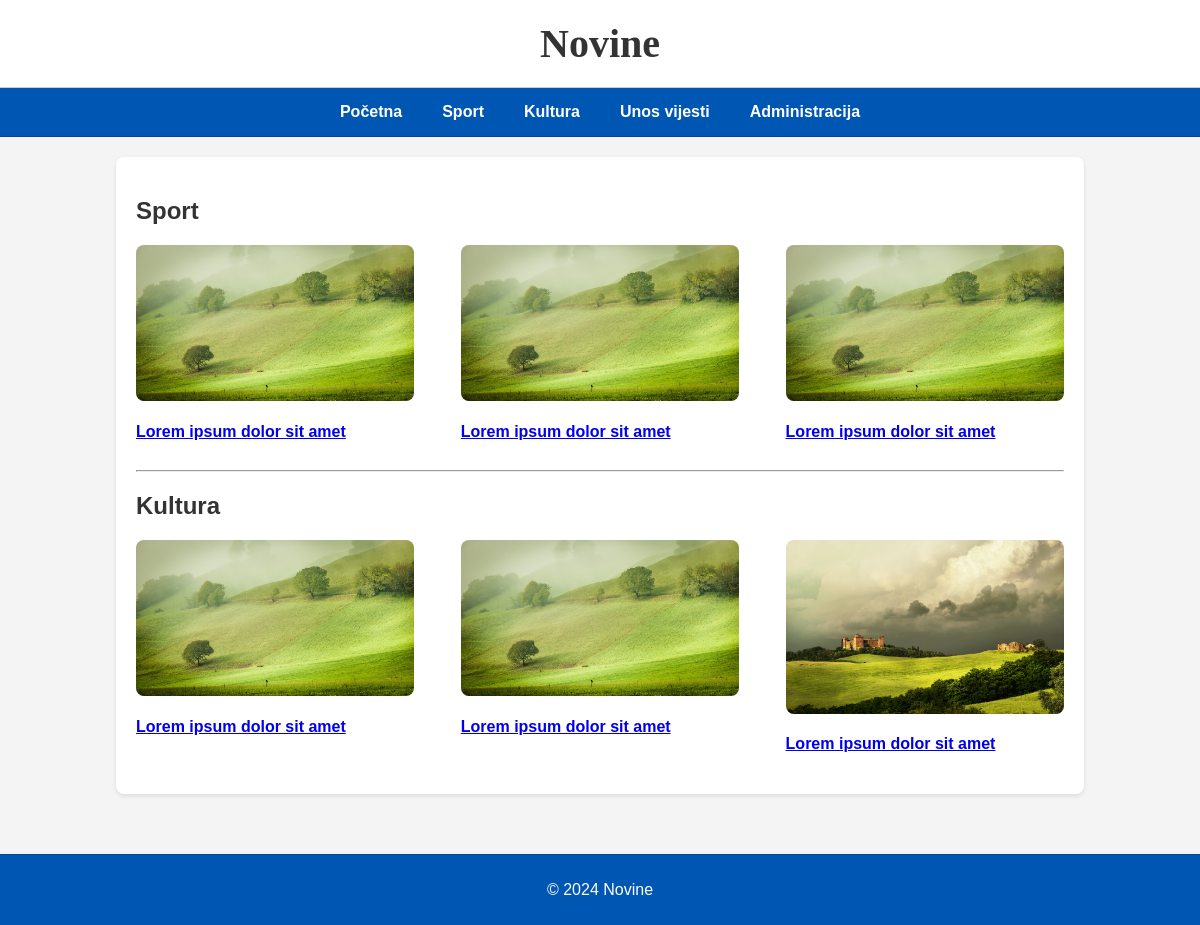
The app's page /stranica/index.php with its own data.
### tables this page shows
CREATE TABLE `vijesti` (
  `id` int(11) NOT NULL,
  `datum` date DEFAULT NULL,
  `naslov` varchar(255) DEFAULT NULL,
  `sazetak` varchar(255) DEFAULT NULL,
  `tekst` text DEFAULT NULL,
  `slika` varchar(255) DEFAULT NULL,
  `kategorija` varchar(50) DEFAULT NULL,
  `arhiva` tinyint(1) DEFAULT NULL
);

### stranica/index.php (the view, shortened to what this page needs)
<?php
include 'connect.php';
?>
<!DOCTYPE html>
<html lang="hr">
<head>
    <link rel="stylesheet" type="text/css" href="style.css">
</head>
<body>
<header>
    <h1>Novine</h1>
    </header>
    <nav>
        <ul>
            <li><a href="index.php">Početna</a></li>
            <li><a href="sport.php">Sport</a></li>
            <li><a href="kultura.php">Kultura</a></li>
            <li><a href="unos.php">Unos vijesti</a></li>
            <li><a href="administrator.php">Administracija</a></li>
        </ul>
    </nav>
    <div class="container">
        <div class="content home-content">
        <h2>Sport</h2>
            <section class="sport">
                <div class = "home-vijest">
                <?php
                $query = "SELECT * FROM vijesti WHERE arhiva=0 AND kategorija='sport' ORDER BY id DESC LIMIT 1";
                $result = mysqli_query($dbc, $query);
                while($row = mysqli_fetch_array($result)) {
                    echo '<article>';
                    echo '<div class="article">';
                    echo '<img src="' . UPLPATH . $row['slika'] . '"class = sport_img>';
                    echo '<div class="media_body">';
                    echo '<h4 class="title">';
                    echo '<a href="clanak.php?id='.$row['id'].'">';
                    echo $row['naslov'];
                    echo '</a></h4>';
                    echo '</div></div>';
                    echo '</article>';
                }
                ?>
                </div>
                <div class =home-vijest>
                <?php
                $query = "SELECT * FROM vijesti WHERE arhiva=0 AND kategorija='sport' ORDER BY id DESC LIMIT 1,1";
                $result = mysqli_query($dbc, $query);
                while($row = mysqli_fetch_array($result)) {
                    echo '<article>';
                    echo '<div class="article">';
                    echo '<img src="' . UPLPATH . $row['slika'] . '"class = sport_img>';
                    echo '<div class="media_body">';
                    echo '<h4 class="title">';
                    echo '<a href="clanak.php?id='.$row['id'].'">';
                    echo $row['naslov'];
                    echo '</a></h4>';
                    echo '</div></div>';
                    echo '</article>';
                }
                ?>
                </div>
                <div class =home-vijest>
                <?php
                $query = "SELECT * FROM vijesti WHERE arhiva=0 AND kategorija='sport' ORDER BY id DESC LIMIT 2,1";
                $result = mysqli_query($dbc, $query);
                while($row = mysqli_fetch_array($result)) {
                    echo '<article>';
                    echo '<div class="article">';
                    echo '<img src="' . UPLPATH . $row['slika'] . '"class = sport_img>';
                    echo '<div class="media_body">';
                    echo '<h4 class="title">';
                    echo '<a href="clanak.php?id='.$row['id'].'">';
                    echo $row['naslov'];
                    echo '</a></h4>';
                    echo '</div></div>';
                    echo '</article>';
                }
                ?>
                </div>
            </section>
            <hr>
            <h2>Kultura</h2>
            <section class="kultura">
            <div class = "home-vijest">
                <?php
                $query = "SELECT * FROM vijesti WHERE arhiva=0 AND kategorija='kultura' ORDER BY id DESC LIMIT 1";
                $result = mysqli_query($dbc, $query);
                while($row = mysqli_fetch_array($result)) {
                    echo '<article>';
                    echo '<div class="article">';
                    echo '<img src="' . UPLPATH . $row['slika'] . '"class = sport_img>';
                    echo '<div class="media_body">';
                    echo '<h4 class="title">';
                    echo '<a href="clanak.php?id='.$row['id'].'">';
                    echo $row['naslov'];
                    echo '</a></h4>';
                    echo '</div></div>';
                    echo '</article>';
                }
                ?>
                </div>
                <div class =home-vijest>
                <?php
                $query = "SELECT * FROM vijesti WHERE arhiva=0 AND kategorija='kultura' ORDER BY id DESC LIMIT 1,1";
                $result = mysqli_query($dbc, $query);
                while($row = mysqli_fetch_array($result)) {
                    echo '<article>';
                    echo '<div class="article">';
                    echo '<img src="' . UPLPATH . $row['slika'] . '"class = sport_img>';
                    echo '<div class="media_body">';
                    echo '<h4 class="title">';
                    echo '<a href="clanak.php?id='.$row['id'].'">';
                    echo $row['naslov'];
                    echo '</a></h4>';
                    echo '</div></div>';
                    echo '</article>';
                }
                ?>
                </div>
                <div class =home-vijest>
                <?php
                $query = "SELECT * FROM vijesti WHERE arhiva=0 AND kategorija='kultura' ORDER BY id DESC LIMIT 2,1";
                $result = mysqli_query($dbc, $query);
                while($row = mysqli_fetch_array($result)) {
                    echo '<article>';
                    echo '<div class="article">';
                    echo '<img src="' . UPLPATH . $row['slika'] . '"class = sport_img>';
                    echo '<div class="media_body">';
                    echo '<h4 class="title">';
                    echo '<a href="clanak.php?id='.$row['id'].'">';
                    echo $row['naslov'];
                    echo '</a></h4>';
                    echo '</div></div>';
                    echo '</article>';
                }
                ?>
                </div>
            </section>
        </div>
    </div>
    <footer>
        <p>© 2024 Novine</p>
    </footer>
</body>
</html>

### stranica/style.css (style rules this page uses)
body { font-family: Arial, sans-serif; margin: 0; padding: 0; background-color: #f4f4f4; color: #333; }
header { text-align: center; padding: 20px 0; background-color: #fff; border-bottom: 1px solid #ccc; box-shadow: 0 2px 4px rgba(0,0,0,0.1); }
header h1 { margin: 0; font-family: 'Times New Roman', Times, serif; font-size: 2.5em; }
nav { display: flex; justify-content: center; background-color: #0056b3; border-bottom: 1px solid #004494; }
nav ul { list-style: none; padding: 0; margin: 0; display: flex; }
nav li { margin: 0; }
nav a { text-decoration: none; color: white; padding: 15px 20px; display: block; font-weight: bold; transition: background-color 0.3s ease; }
.container { display: flex; justify-content: center; padding: 20px; }
.content { width: 80%; background-color: #fff; padding: 20px; box-shadow: 0 2px 4px rgba(0,0,0,0.1); border-radius: 8px; }
footer { text-align: center; padding: 10px 0; background-color: #0056b3; color: white; margin-top: 40px; border-top: 1px solid #004494; }
.home-vijest { width: 30%; }
.sport { width: 100%; display: flex; flex-wrap: wrap; justify-content: space-between; align-items: stretch; }
.kultura { width: 100%; display: flex; flex-wrap: wrap; justify-content: space-between; align-items: stretch; }
.sport_img { width: 100%; height: auto; max-width: 600px; display: block; margin: 0 auto; border-radius: 8px; }

### records on screen
vijesti: slika (picture), naslov "Lorem ipsum dolor sit amet"
vijesti: slika (picture), naslov "Lorem ipsum dolor sit amet"
vijesti: slika (picture), naslov "Lorem ipsum dolor sit amet"
vijesti: slika (picture), naslov "Lorem ipsum dolor sit amet"
vijesti: slika (picture), naslov "Lorem ipsum dolor sit amet"
vijesti: slika (picture), naslov "Lorem ipsum dolor sit amet"
